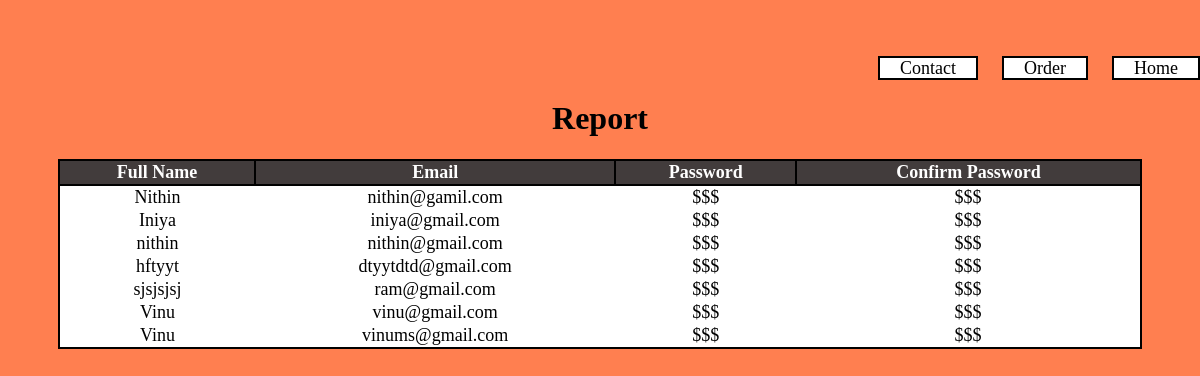
The page /report on the database as committed earlier.
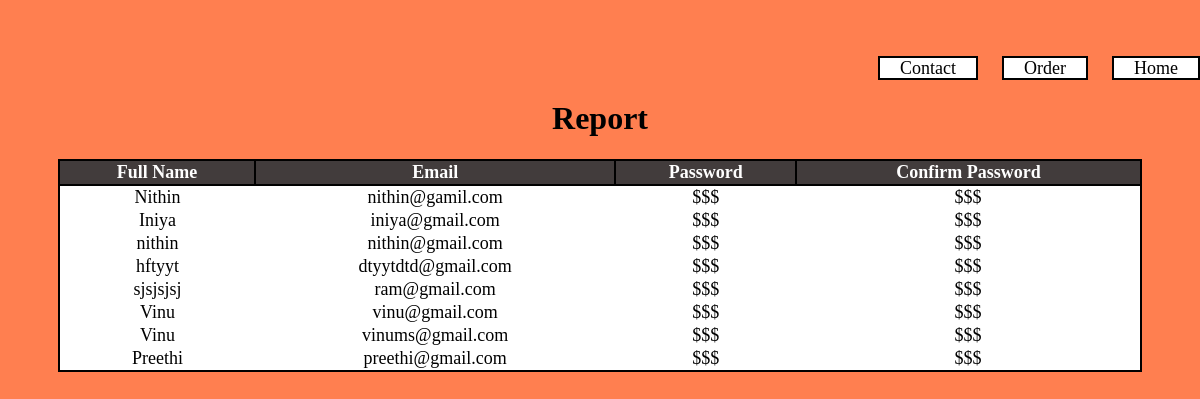
The same page on the database as committed later.
### App/models.py (models this page shows)
class Signup(models.Model):
    fullname=models.CharField( max_length=50)
    email=models.EmailField( max_length=254)
    password=models.CharField( max_length=50)
    confirmpassword=models.CharField( max_length=50)

### App/views.py (the view)
# urls.py: path('report',reports,name="report"),
def reports(request):
    data=Signup.objects.all()
    return render(request,"report.html",{'data':data})

### templates/report.html (shortened to what this page needs)
<!DOCTYPE html>
<html lang="en">
<head>
    {% load static %}
    <link rel="stylesheet" href="{% static 'css/style8.css' %}">
</head>
<body>
    <div class="report">
         <div class="nav">
            <nav>
                <a href="{% url 'creports' %}">Contact</a>
                <a href="{% url 'oreport' %}">Order</a>
                <a href="{% url 'homepage' %}">Home</a>
            </nav>
        </div>
        <div>
            <h1>Report</h1>
        </div>
        <table >
            <tr>
                <th>Full Name</th>
                <th>Email</th>
                <th>Password</th>
                <th>Confirm Password</th>
            </tr>
            {% for datas in data %}
            <tr>
                <td>{{datas.fullname}}</td>
                <td>{{datas.email}}</td>
                <td>$$$</td>
                <td>$$$</td>
            </tr>
            {% endfor %}
        </table>
    </div>
</body>
</html>

Rows that differ between the two databases and show on the page:
added Signup: fullname "Preethi", email "preethi@gmail.com"
